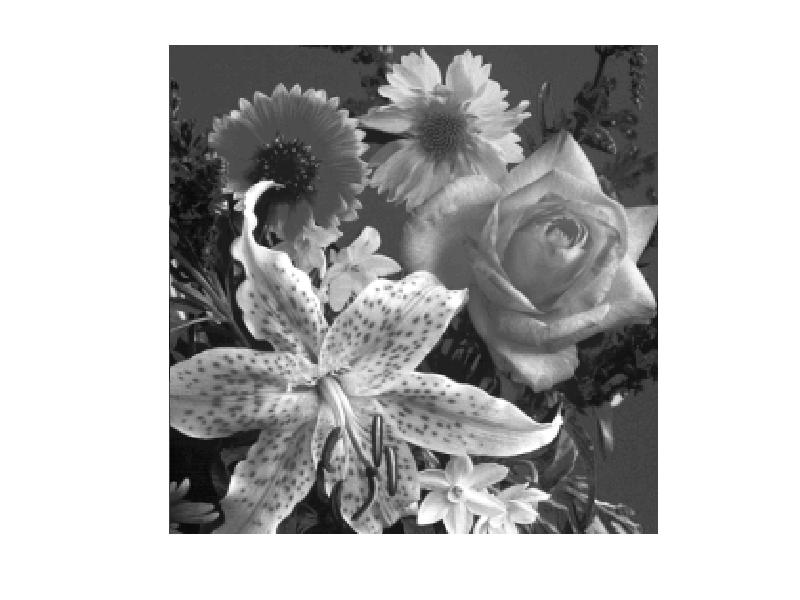

This figure's MATLAB source: (Note: this script raises an error after producing the figure.)
% clc;
% close all;
% clear;

Im=load('Eikona1.mat');
I=Im.flower;
figure
imshow(I);

block_size=32;
%Plithos block ana diastash
dimensions1=round(size(I,1)/block_size);
dimensions2=round(size(I,2)/block_size);
blockCounter=dimensions1*dimensions2;

% Pseudotuxaioi-Kleidia antistoixishs block watermark sta block ths eikonas
blockIndex = randperm(dimensions1*dimensions2);

%%Dhmiourgia deiktwn block Ydatografhmatos
colsWaterBlockIndex=mod((blockIndex-1),dimensions2);
rowsWaterBlockIndex=zeros(1,length(blockIndex));

if block_size==32
    for i=1 : length(blockIndex)
            if (blockIndex(i)>=1 && blockIndex(i)<=8)
                rowsWaterBlockIndex(i)=0;
            elseif blockIndex(i)>=9 && blockIndex(i)<=16
                rowsWaterBlockIndex(i)=1;
            elseif blockIndex(i)>=17 && blockIndex(i)<=24
                rowsWaterBlockIndex(i)=2;
            elseif blockIndex(i)>=25 && blockIndex(i)<=32
                rowsWaterBlockIndex(i)=3;
            elseif blockIndex(i)>=33 && blockIndex(i)<=40
                rowsWaterBlockIndex(i)=4;
            elseif blockIndex(i)>=41 && blockIndex(i)<=48
                rowsWaterBlockIndex(i)=5;
            elseif blockIndex(i)>=49 && blockIndex(i)<=56
                rowsWaterBlockIndex(i)=6;
            else blockIndex(i)>=57;
                rowsWaterBlockIndex(i)=7;
            end
    end
    %%%Dhmiourgia deiktwn block Arxikhs Eikonas
    rowsImageBlockIndex=[zeros(1,dimensions1), ones(1,dimensions1),2*ones(1,dimensions1),3*ones(1,dimensions1),4*ones(1,dimensions1),5*ones(1,dimensions1),6*ones(1,dimensions1),7*ones(1,dimensions1)];
    colsImageBlockIndex=[0:1:(dimensions1-1),0:1:(dimensions1-1),0:1:(dimensions1-1),0:1:(dimensions1-1),0:1:(dimensions1-1),0:1:(dimensions1-1),0:1:(dimensions1-1),0:1:(dimensions1-1)];
else
   for i=1 : length(blockIndex)
        if blockIndex(i)>=1 && blockIndex(i)<=16
            rowsWaterBlockIndex(i)=0;
        elseif blockIndex(i)>=17 && blockIndex(i)<=32
            rowsWaterBlockIndex(i)=1;
        elseif blockIndex(i)>=33 && blockIndex(i)<=48
            rowsWaterBlockIndex(i)=2;
        elseif blockIndex(i)>=49 && blockIndex(i)<=64
            rowsWaterBlockIndex(i)=3;
        elseif blockIndex(i)>=65 && blockIndex(i)<=80
            rowsWaterBlockIndex(i)=4;
        elseif blockIndex(i)>=81 && blockIndex(i)<=96
            rowsWaterBlockIndex(i)=5;
        elseif blockIndex(i)>=97 && blockIndex(i)<=112
            rowsWaterBlockIndex(i)=6;
        elseif blockIndex(i)>=113 && blockIndex(i)<=128
            rowsWaterBlockIndex(i)=7;
        elseif blockIndex(i)>=129 && blockIndex(i)<=144
            rowsWaterBlockIndex(i)=8;
        elseif blockIndex(i)>=145 && blockIndex(i)<=160
            rowsWaterBlockIndex(i)=9;
        elseif blockIndex(i)>=161 && blockIndex(i)<=176
            rowsWaterBlockIndex(i)=10;
        elseif blockIndex(i)>=177 && blockIndex(i)<=192
            rowsWaterBlockIndex(i)=11;
        elseif blockIndex(i)>=193 && blockIndex(i)<=208
            rowsWaterBlockIndex(i)=12;
        elseif blockIndex(i)>=209 && blockIndex(i)<=224
            rowsWaterBlockIndex(i)=13;
        elseif blockIndex(i)>=225 && blockIndex(i)<=240
            rowsWaterBlockIndex(i)=14;
        else blockIndex(i)>=241;
            rowsWaterBlockIndex(i)=15;
        end
   end
   %%%Dhmiourgia deiktwn block Arxikhs Eikonas
    rowsImageBlockIndex=[zeros(1,dimensions1), ones(1,dimensions1),2*ones(1,dimensions1),3*ones(1,dimensions1),4*ones(1,dimensions1),5*ones(1,dimensions1),6*ones(1,dimensions1),7*ones(1,dimensions1),8*ones(1,dimensions1),9*ones(1,dimensions1),10*ones(1,dimensions1),11*ones(1,dimensions1),12*ones(1,dimensions1),13*ones(1,dimensions1),14*ones(1,dimensions1),15*ones(1,dimensions1)];
    colsImageBlockIndex=[0:1:(dimensions1-1), 0:1:(dimensions1-1), 0:1:(dimensions1-1), 0:1:(dimensions1-1), 0:1:(dimensions1-1), 0:1:(dimensions1-1), 0:1:(dimensions1-1), 0:1:(dimensions1-1), 0:1:(dimensions1-1), 0:1:(dimensions1-1), 0:1:(dimensions1-1), 0:1:(dimensions1-1), 0:1:(dimensions1-1), 0:1:(dimensions1-1), 0:1:(dimensions1-1), 0:1:(dimensions1-1)];

end

%%
RecoveredWaterBlock=zeros(size(I,1));
co=zeros(block_size,block_size,blockCounter);
coTemp=zeros(block_size,block_size,blockCounter);
wa=zeros(block_size,block_size,blockCounter);
coAfter=zeros(block_size);
Nuulll=zeros(256,256);
% Water = randi([0 1], size(I,1),size(I,2));
figure
imshow(Water);
offset=0.001;
midFreq=3;
for i = 1 : blockCounter
    ImageBlock=I((((1+(rowsImageBlockIndex(i)*block_size))):((1+rowsImageBlockIndex(i))*block_size)),((1+(colsImageBlockIndex(i)*block_size)):(1+colsImageBlockIndex(i))*block_size));

    coef=dct2(ImageBlock);
    co(:,:,i)=coef;
    TempCoef=zeros(block_size);
    TempCoef2=coef;
    for j=-midFreq:midFreq
        TempCoef=TempCoef+flip(diag(diag(flip(coef),j),j));
    end

    coTemp(:,:,i)=TempCoef;
    WaterBlock=Water((((1+(rowsWaterBlockIndex(i)*block_size))):((1+rowsWaterBlockIndex(i))*block_size)),((1+(colsWaterBlockIndex(i)*block_size)):(1+colsWaterBlockIndex(i))*block_size));

    for k = 1 : block_size
        for l = 1 : block_size
            if (TempCoef(k,l)<0) && (WaterBlock(k,l)==1)
                TempCoef2(k,l)=offset;
            elseif (TempCoef(k,l)>0) && (WaterBlock(k,l)==0)
                TempCoef2(k,l)=-offset;
            end
        end
    end
    
    recovered=zeros(block_size);
    renew=TempCoef2>0;
    %ANAKTHSH PSEUDOTYXAIOY ME ARXIKO STA LOW HIGH KAI NEES DIAGWNIOYS 
    for j=-midFreq:midFreq
         recovered=WaterBlock-flip(diag(diag(flip(WaterBlock),j),j))+flip(diag(diag(flip(renew),j),j));
    end
    RecoveredWaterBlock((((1+(rowsWaterBlockIndex(i)*block_size))):((1+rowsWaterBlockIndex(i))*block_size)),((1+(colsWaterBlockIndex(i)*block_size)):(1+colsWaterBlockIndex(i))*block_size))=recovered;
    Inverse=idct2(TempCoef2);
    Nuulll(((1+rowsImageBlockIndex(i)*block_size):((1+rowsImageBlockIndex(i))*block_size)),((1+colsImageBlockIndex(i)*block_size):((1+colsImageBlockIndex(i))*block_size)))=Inverse;
end
figure
imshow(Nuulll)
result=Water-RecoveredWaterBlock

Rec=zeros(block_size);
Recovered=zeros(256);
for i = 1 : blockCounter
    ImageBlock=Nuulll((((1+(rowsImageBlockIndex(i)*block_size))):((1+rowsImageBlockIndex(i))*block_size)),((1+(colsImageBlockIndex(i)*block_size)):(1+colsImageBlockIndex(i))*block_size));
    WaterBlock=Water((((1+(rowsWaterBlockIndex(i)*block_size))):((1+rowsWaterBlockIndex(i))*block_size)),((1+(colsWaterBlockIndex(i)*block_size)):(1+colsWaterBlockIndex(i))*block_size));
    coef2=dct2(ImageBlock);
    Temp=coef2>0;
    for j=-midFreq:midFreq
        Rec=WaterBlock-flip(diag(diag(flip(WaterBlock),j),j))+flip(diag(diag(flip(Temp),j),j));
    end
    
    Recovered(((1+rowsWaterBlockIndex(i)*block_size):((1+rowsWaterBlockIndex(i))*block_size)),((1+colsWaterBlockIndex(i)*block_size):((1+colsWaterBlockIndex(i))*block_size)))=Rec;
end
Recovered-Water
